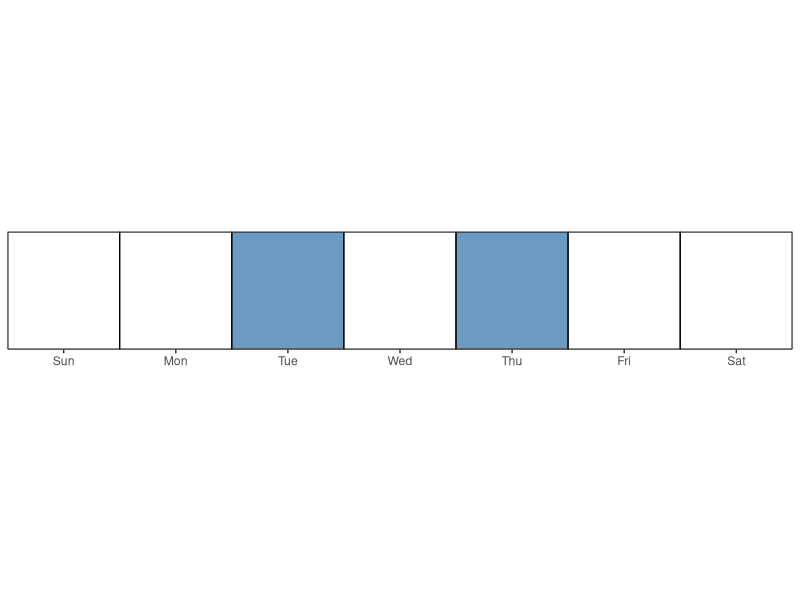
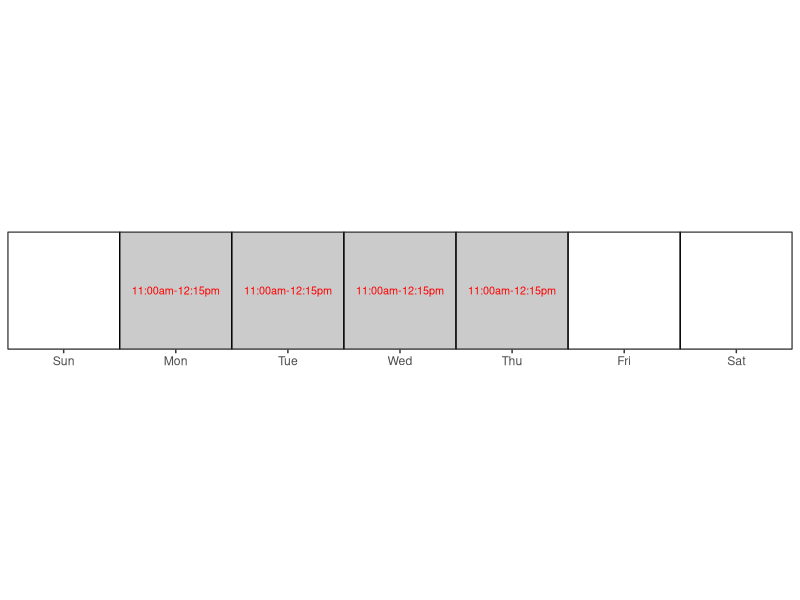
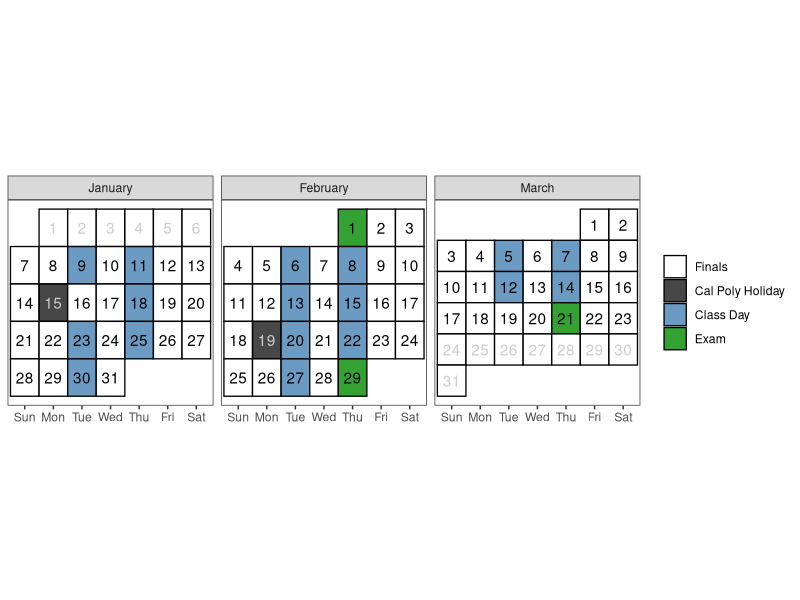

Here is the R script that generated these plots, in order:
## ---- chunk 1
#| include: false
library(tidyverse)

# Create a calendar for your syllabus ----
# Source: http://svmiller.com/blog/2020/08/a-ggplot-calendar-for-your-semester/
# Format: YYYYMMDD

# What are the full dates of the semester?
semester_dates <- seq(ymd(20240107), ymd(20240323), by = 1)

# Weekday(s) of class
class_wdays <- c("Tue", "Thu")

# Breaks
not_here_dates <- c(
  ymd("20240115"),
  ymd("20240219")
  # Break
  # seq(ymd(20221017), ymd(20221018), by = 1)
  )

# Dates of Exams
exam_dates <- c(ymd(20240201), ## Midterm 1  
                ymd(20240229), ## Midterm 2
                ymd(20240321) ## Final Exam
                )
finals_week <- seq(ymd(20240318), ymd(20240323), by = 1)

# Custom function for treating the first day of the month as the first week 
# of the month up until the first Sunday 
# (unless Sunday was the start of the month)
wom <- function(date) {
    first <- wday(as.Date(paste(year(date), month(date), 1, sep = "-")))
    return((mday(date) + (first - 2)) %/% 7 + 1)
}

# Create a data frame of dates, assign to Cal
Cal <- tibble(date = seq(ymd(20240101), ymd(20240331), by = 1))  |> 
  mutate(mon      = lubridate::month(date, label = T, abbr = F),
         wkdy     = weekdays(date, abbreviate = T),
         wkdy     = fct_relevel(wkdy, "Sun", "Mon", "Tue", "Wed", "Thu","Fri", "Sat"), # make sure Sunday comes first
         semester = date %in% semester_dates, 
         # project = date %in% project_dates,
         exams    = date %in% exam_dates, # is it an exam?
         not_here = date %in% not_here_dates, # is it a day off?
         exam_wk  = date %in% finals_week,
         day      = lubridate::mday(date), 
         week     = wom(date)
         ) |> 
  mutate(category = case_when(# project ~ "Project",
                              exams ~ "Exam",
                              not_here ~ "Cal Poly Holiday",
                              wkdy %in% class_wdays & !not_here & !exam_wk & date != "2024-01-16" & date %in% semester_dates ~ "Class Day",
                              semester ~ "Finals",
                              TRUE ~ "NA")
         )

class_cal <- Cal |> 
  ggplot(aes(wkdy, week)) +
  theme_bw() +
  theme(aspect.ratio = 1, 
        panel.grid.major.x = element_blank(),
        legend.position = "right",
        legend.title = element_blank(),
        axis.title.y = element_blank(), 
        axis.title.x = element_blank(),
        axis.ticks.y = element_blank(), 
        axis.text.y = element_blank()) +
  geom_tile(alpha = 0.8, 
            aes(fill = category), 
            color="black", 
            linewidth = 0.45
            ) +
  facet_wrap(~ mon, scales = "free", ncol=3) +
  geom_text(aes(label = day, color = semester & (!not_here))) +
  # put your y-axis down, flip it, and reverse it
  scale_y_reverse(breaks = NULL) +
  # manually fill scale colors to something you like...
  scale_color_manual(values = c("FALSE" = "grey80", "TRUE" = "black"), guide = "none") + 
  scale_fill_manual(values=c("Class Day"="steelblue", 
                             "Finals"="white",
                             "Cal Poly Holiday" = "grey10",
                             "NA" = "white", # I like these whited out...
                             "Exam"="green4"),
                    #... but also suppress a label for a non-class semester day
                    breaks=c("Finals", "Cal Poly Holiday", "Class Day","Exam"))
# class_cal


exam_days <- Cal |> 
  filter(category == "Exam") |> 
  mutate(topic = c("Midterm Exam 1",
                   "Midterm Exam 2",
                   "Final Exam"
                   )
         ) |> 
  rowwise() |> 
  mutate(sem_week = week(date),
         Date = paste(format(date, "%b %e"), sep = ",", collapse = ", "))

class_days <- Cal |> 
  filter(date %in% semester_dates,
         category %in% c("Class Day")
         ) |> 
  mutate(sem_week = week(date)) |> 
  group_by(sem_week) |> 
  # group_by(sem_week) |> 
  summarize(Date = paste(format(date, "%b %e"), sep = ",", collapse = ", ")) |> 
  mutate(topic = c(
    "Introduction to R",
    "Tidy Data + Basics of Graphics",
    "Data Cleaning and Manipulation (dplyr)",
    "Data Transformations + Factors (tidyr + forcats)",
    "Special Data Types (stringr + lubridate)",
    "Shiny Applications",
    "Functions",
    "Functional Programming (purrr)",
    "Version Control (Git/GitHub)",
    "Final Project")) |> 
  # bind_rows(project_days) |> 
  bind_rows(exam_days) |> 
  arrange(sem_week) |> 
  select(Date, Topic = topic)


# Weekday(s) of office hours
officehr_wdays <- c("Mon","Tue", "Wed", "Thu")

# Create a data frame of dates, assign to Cal
Cal2 <- tibble(date = seq(ymd(20240107), ymd(20240113), by = 1))  |> 
  mutate(mon      = lubridate::month(date, label = T, abbr = F),
         wkdy     = weekdays(date, abbreviate = T),
         wkdy     = fct_relevel(wkdy, "Sun", "Mon", "Tue", "Wed", "Thu","Fri", "Sat"), # make sure Sunday comes first
         week     = wom(date),
         classday = wkdy %in% class_wdays,
         officehrday = wkdy %in% officehr_wdays,
         officehrtime = c(NA,                   ## Sunday 
                          "11:00am-12:15pm",    ## Monday
                          "11:00am-12:15pm",    ## Tuesday
                          "11:00am-12:15pm",    ## Wednesday
                          "11:00am-12:15pm",    ## Thursday
                          NA,                   ## Friday
                          NA                    ## Saturday
                          )
  )


classday_cal <- Cal2 |> 
  ggplot(aes(wkdy, week)) +
  theme_bw() +
  theme(aspect.ratio = 0.15, 
        panel.grid.major.x = element_blank(),
        legend.position = "right",
        legend.title = element_blank(),
        axis.title.y = element_blank(), 
        axis.title.x = element_blank(),
        axis.ticks.y = element_blank(), 
        axis.text.y = element_blank()) +
  geom_tile(alpha = 0.8, 
            aes(fill = classday), 
            color="black", 
            linewidth = 0.45,
            show.legend = F
  ) +
  scale_x_discrete(expand = c(0,0)) +
  scale_y_discrete(expand = c(0,0)) +
  scale_fill_manual(values=c("white", "steelblue")
                    )
# classday_cal

officehr_cal <- Cal2 |> 
  ggplot(aes(wkdy, week)) +
  theme_bw() +
  theme(aspect.ratio = 0.15, 
        panel.grid.major.x = element_blank(),
        legend.position = "right",
        legend.title = element_blank(),
        axis.title.y = element_blank(), 
        axis.title.x = element_blank(),
        axis.ticks.y = element_blank(), 
        axis.text.y = element_blank()) +
  geom_tile(alpha = 0.8, 
            aes(fill = officehrday), 
            color="black", 
            linewidth = 0.45,
            show.legend = F
  ) +
  geom_text(aes(label = officehrtime), color = "red", size = 2.75) +
  scale_x_discrete(expand = c(0,0)) +
  scale_y_discrete(expand = c(0,0)) +
  scale_fill_manual(values=c("white", "gray")
  )
# officehr_cal

## ---- chunk 2
#| include: false
#| echo: false
#| warning: false
#| message: false
#| fig-width: 7
#| fig-height: 1.5
#| out-width: 75%
#| fig-align: center
#| fig-pos: H
classday_cal
## ---- chunk 3
#| echo: false
#| warning: false
#| message: false
#| fig-width: 7
#| fig-height: 1.5
#| out-width: 90%
#| fig-align: center
#| fig-pos: H
officehr_cal
## ---- chunk 4
#| echo: false
#| eval: true
#| warning: false
#| fig-width: 8
#| fig-height: 3.5
#| fig-pos: 'h'
#| fig-cap: "Note: Tuesday, January 16th will follow a Monday class schedule due to Martin Luther King's Day."
class_cal
## ---- chunk 5
#| echo: false
#| eval: true
#| fig-pos: 'h'
#| fig-cap: "Note: Please note that our textbook is currently being updated to include additional chapters that are essential for our course. I appreciate your patience and understanding as these updates are made throughout the quarter."
class_days |> 
kableExtra::kable(caption = "Tentative schedule of class topics and important due dates", format = "simple")
